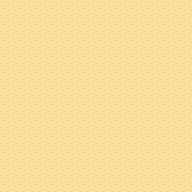

A level layout from a 2D game, rendered from its tile map. Below: a short description, then the map file with its tile-grid data intact:
An orthogonal 12x12 tile map with 16x16 px tiles, 4 tile layers (Back, Buildings, Front, AlwaysFront).

<map version="1.10" tiledversion="1.10.2" orientation="orthogonal" renderorder="right-down" width="12" height="12" tilewidth="16" tileheight="16" infinite="0" nextlayerid="9" nextobjectid="1">
 <tileset firstgid="1" source="walls_and_floors.tsx" />
 <layer id="1" name="Back" width="12" height="12">
  <data encoding="csv">
433,433,433,433,433,433,433,433,433,433,433,433,
433,433,433,433,433,433,433,433,433,433,433,433,
433,433,433,433,433,433,433,433,433,433,433,433,
433,433,433,433,433,433,433,433,433,433,433,433,
433,433,433,433,433,433,433,433,433,433,433,433,
433,433,433,433,433,433,433,433,433,433,433,433,
433,433,433,433,433,433,433,433,433,433,433,433,
433,433,433,433,433,433,433,433,433,433,433,433,
433,433,433,433,433,433,433,433,433,433,433,433,
433,433,433,433,433,433,433,433,433,433,433,433,
433,433,433,433,433,433,433,433,433,433,433,433,
433,433,433,433,433,433,433,433,433,433,433,433
</data>
 </layer>
 <objectgroup id="5" name="Back" />
 <layer id="2" name="Buildings" width="12" height="12">
  <data encoding="csv">
0,0,0,0,0,0,0,0,0,0,0,0,
0,0,0,0,0,0,0,0,0,0,0,0,
0,0,0,0,0,0,0,0,0,0,0,0,
0,0,0,0,0,0,0,0,0,0,0,0,
0,0,0,0,0,0,0,0,0,0,0,0,
0,0,0,0,0,0,0,0,0,0,0,0,
0,0,0,0,0,0,0,0,0,0,0,0,
0,0,0,0,0,0,0,0,0,0,0,0,
0,0,0,0,0,0,0,0,0,0,0,0,
0,0,0,0,0,0,0,0,0,0,0,0,
0,0,0,0,0,0,0,0,0,0,0,0,
0,0,0,0,0,0,0,0,0,0,0,0
</data>
 </layer>
 <objectgroup id="6" name="Buildings" />
 <layer id="3" name="Front" width="12" height="12">
  <data encoding="csv">
0,0,0,0,0,0,0,0,0,0,0,0,
0,0,0,0,0,0,0,0,0,0,0,0,
0,0,0,0,0,0,0,0,0,0,0,0,
0,0,0,0,0,0,0,0,0,0,0,0,
0,0,0,0,0,0,0,0,0,0,0,0,
0,0,0,0,0,0,0,0,0,0,0,0,
0,0,0,0,0,0,0,0,0,0,0,0,
0,0,0,0,0,0,0,0,0,0,0,0,
0,0,0,0,0,0,0,0,0,0,0,0,
0,0,0,0,0,0,0,0,0,0,0,0,
0,0,0,0,0,0,0,0,0,0,0,0,
0,0,0,0,0,0,0,0,0,0,0,0
</data>
 </layer>
 <objectgroup id="7" name="Front" />
 <layer id="4" name="AlwaysFront" width="12" height="12">
  <data encoding="csv">
0,0,0,0,0,0,0,0,0,0,0,0,
0,0,0,0,0,0,0,0,0,0,0,0,
0,0,0,0,0,0,0,0,0,0,0,0,
0,0,0,0,0,0,0,0,0,0,0,0,
0,0,0,0,0,0,0,0,0,0,0,0,
0,0,0,0,0,0,0,0,0,0,0,0,
0,0,0,0,0,0,0,0,0,0,0,0,
0,0,0,0,0,0,0,0,0,0,0,0,
0,0,0,0,0,0,0,0,0,0,0,0,
0,0,0,0,0,0,0,0,0,0,0,0,
0,0,0,0,0,0,0,0,0,0,0,0,
0,0,0,0,0,0,0,0,0,0,0,0
</data>
 </layer>
 <objectgroup id="8" name="AlwaysFront" />
</map>
